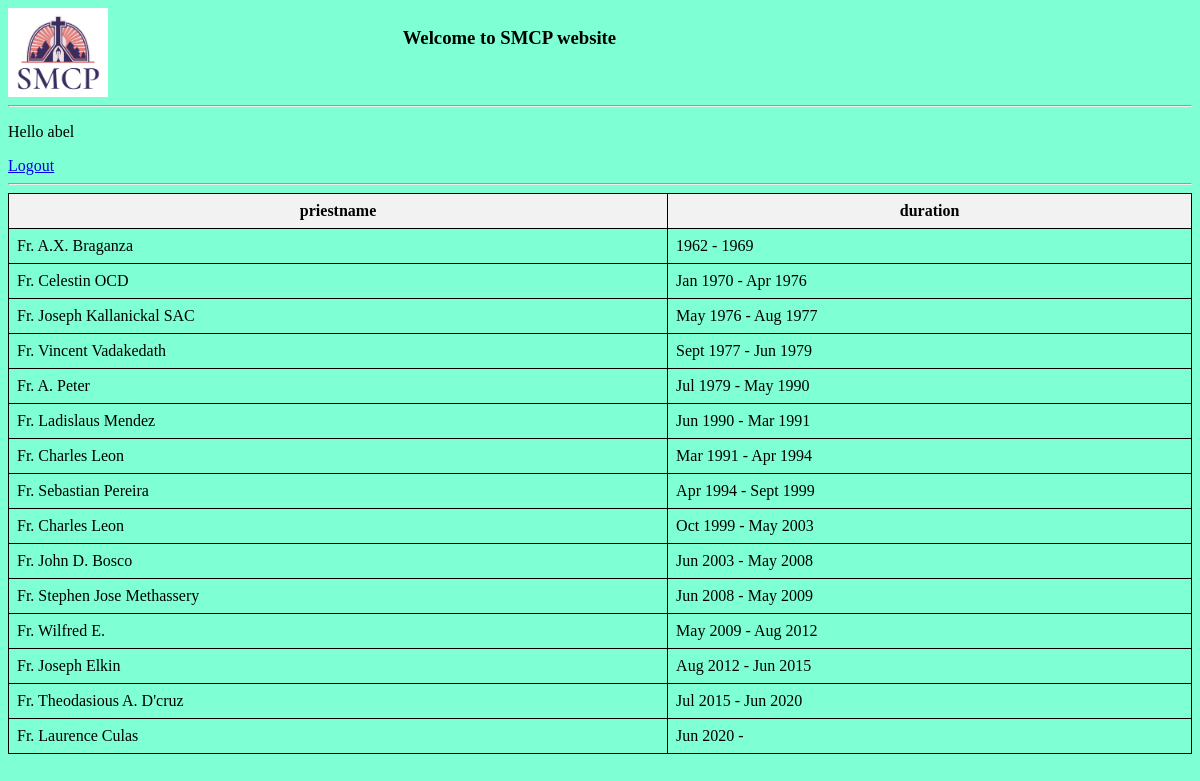
Screenshot of /aboutchurch/parishpriests (signed in) with the database file from the repository.
### base/models.py (models this page shows, shortened)
class parishpreist(models.Model):
    priestname = models.CharField(max_length=100)
    duration = models.CharField(max_length=100)

### base/views.py (the view)
# urls.py: path('aboutchurch/parishpriests',views.parishpriests, name='parishpriests'),
def parishpriests(request):
    page = 'subabout'
    column1 = 'priestname'
    column2 = 'duration'
    churchdata = parishpreist.objects.all()
    context = {'churchdata':churchdata,'page':page,
               'column1':column1,'column2':column2}
    return render(request,'base/aboutchurch.html',context)

### base/templatetags/custom_filters.py (called while the page is built)
@register.filter
def getattribute(obj, attr_name):
    return getattr(obj, attr_name, None)

### base/templates/base/aboutchurch.html (shortened to what this page needs)
{% extends 'main.html' %}
{% block content %}
{% load custom_filters %}
<head>
  <link rel="stylesheet" type="text/css" media="screen" href="/static/styles/aboutchurch.css">
</head>
<body>
  {% if page == 'subabout' %}
  <table>
    <tr>
      <th>{{column1}}</th>
      <th>{{column2}}</th>
    </tr>
    {% for member in churchdata %}
    <tr>
      <td>{{ member|getattribute:column1 }}</td>
      <td>{{ member|getattribute:column2 }}</td>
    </tr>
    {% endfor %}
  </table>
  {% endif %}
</body>
{% endblock %}

### templates/navbar.html
<div>
  {% if request.user.is_authenticated %}
  <p>Hello {{request.user}}</p>
  <a href="{% url 'logout' %}">Logout</a>
  <hr>
  {% else %}
  <a href="{% url 'login' %}">Login for admin</a>
  <hr>
  {% endif %}
</div>

### static/styles/main.css (style rules this page uses)
body { background-color: aquamarine; }

### static/styles/aboutchurch.css (style rules this page uses)
table { border-collapse: collapse; width: 100%; }
th, td { border: 1px solid black; padding: 8px; }
th { background-color: #f2f2f2; font-weight: bold; }

### rows the page displays
parishpreist: priestname "Fr. A.X. Braganza", duration "1962 - 1969"
parishpreist: priestname "Fr. Celestin OCD", duration "Jan 1970 - Apr 1976"
parishpreist: priestname "Fr. Joseph Kallanickal SAC", duration "May 1976 - Aug 1977"
parishpreist: priestname "Fr. Vincent Vadakedath", duration "Sept 1977 - Jun 1979"
parishpreist: priestname "Fr. A. Peter", duration "Jul 1979 - May 1990"
parishpreist: priestname "Fr. Ladislaus Mendez", duration "Jun 1990 - Mar 1991"
parishpreist: priestname "Fr. Charles Leon", duration "Mar 1991 - Apr 1994"
parishpreist: priestname "Fr. Sebastian Pereira", duration "Apr 1994 - Sept 1999"
parishpreist: priestname "Fr. Charles Leon", duration "Oct 1999 - May 2003"
parishpreist: priestname "Fr. John D. Bosco", duration "Jun 2003 - May 2008"
parishpreist: priestname "Fr. Stephen Jose Methassery", duration "Jun 2008 - May 2009"
parishpreist: priestname "Fr. Wilfred E.", duration "May 2009 - Aug 2012"
parishpreist: priestname "Fr. Joseph Elkin", duration "Aug 2012 - Jun 2015"
parishpreist: priestname "Fr. Theodasious A. D'cruz", duration "Jul 2015 - Jun 2020"
parishpreist: priestname "Fr. Laurence Culas", duration "Jun 2020 -"

### other values shown
{{ request.user }} "abel"
{{ column1 }} "priestname"
{{ column2 }} "duration"
